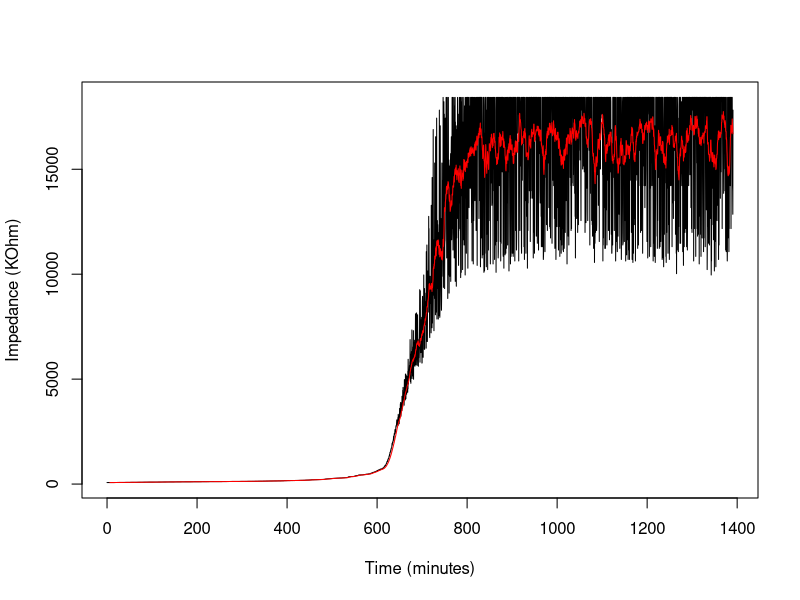
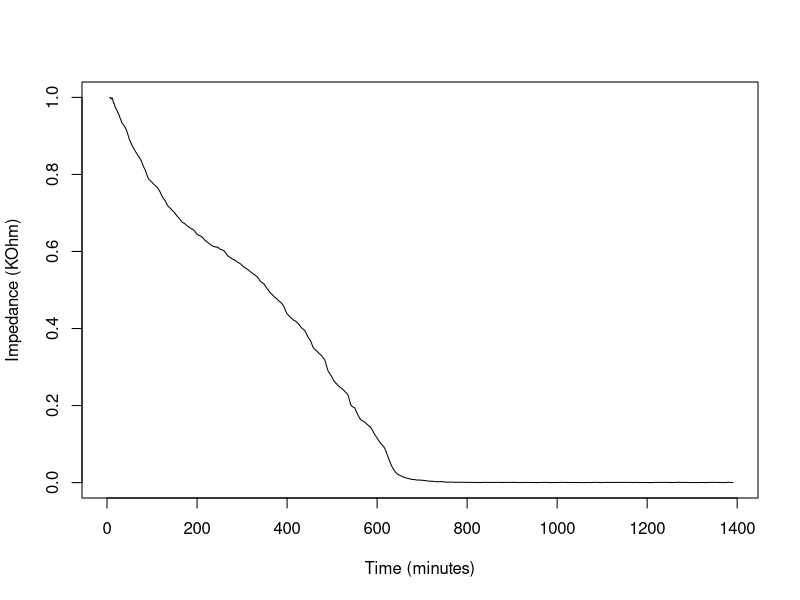

The R source for these figures, in order:
library(ggplot2) # Load ggplot2 library for data visualization
library(zoo) # Load zoo library for time series manipulation

options(stringsAsFactors = FALSE) # Set option to prevent automatic conversion of strings to factors

# Read the CSV file containing the data into the variable pty_des
pty_des <- read.csv("R-code-example/PTY desiccation.csv") 

# Format the date
pty_des$Date.Time <- as.POSIXct(pty_des$Date.Time, format = "%m/%d/%y %H:%M:%S") 

# Calculate time intervals
pty_des$ddif <- as.numeric(pty_des$Date.Time - pty_des$Date.Time[1])/60

# Smooth the data to remove noise (moving average, 20 points)
pty_des <- transform(pty_des, avg = rollapplyr(Ptychostomum, 20, mean, fill = NA))

# Plot the data
plot(pty_des$ddif, pty_des$Ptychostomum,
     xlab="Time (minutes)", ylab="Impedance (KOhm)", type= "l")

# Plot the smoothed data
lines(pty_des$ddif, pty_des$avg, type= "l", add = T, col = "red")

# Convert impedance to conductance 1/R (Siemens)
pty_des$cond <- 1/pty_des$avg

# Rescale the conductance values with respect to the maximum
pty_des$cond100 <- (pty_des$cond-min(pty_des$cond, na.rm = TRUE))/(max(pty_des$cond, na.rm = TRUE)-min(pty_des$cond, na.rm = TRUE))

# Plot the conductance data
plot(pty_des$ddif, pty_des$cond100,
     xlab="Time (minutes)", ylab="Impedance (KOhm)", type= "l")

